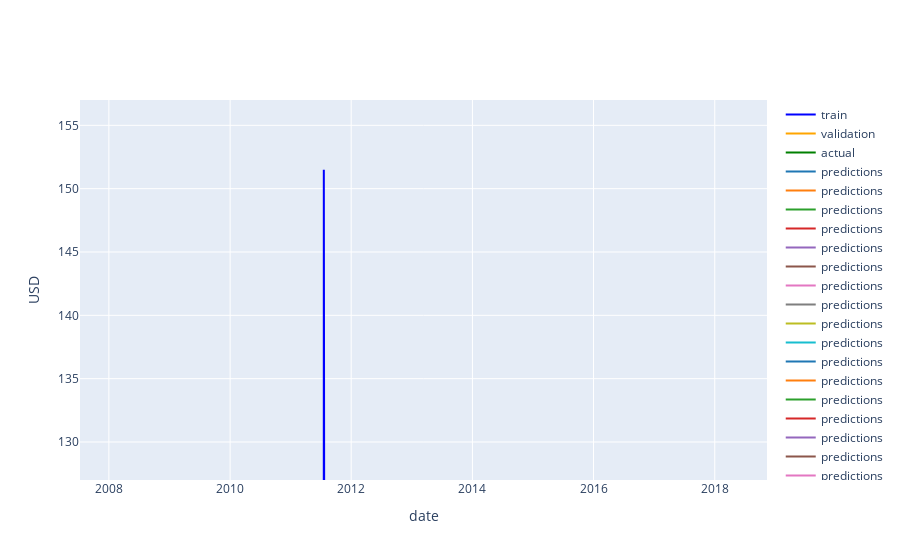

The cell this chart's notebook holds for it:
### Code cell
# Plot validation predictions
fig = go.Figure()

# Add traces
fig.add_trace(go.Scatter(x=train['date'], 
                         y=train['adj_close'],
                         mode='lines',
                         name='train',
                         line=dict(color='blue')))
fig.add_trace(go.Scatter(x=val['date'], 
                         y=val['adj_close'],
                         mode='lines',
                         name='validation',
                         line=dict(color='orange')))
fig.add_trace(go.Scatter(x=test['date'], 
                         y=test['adj_close'],
                         mode='lines',
                         name='actual',
                         line=dict(color='green')))

# Plot the predictions
n = 0
for key in preds_dict:
    fig.add_trace(go.Scatter(x=train_val[key:key+H]['date'], 
                             y=preds_dict[key],
                             mode='lines',
                             name='predictions',
                             line=dict(color=colors[n%len(colors)])))
    n = n + 1

fig.update_layout(yaxis=dict(title='USD'),
                  xaxis=dict(title='date'))
fig.update_xaxes(range=['2007-07-11', '2018-11-12'])
fig.update_yaxes(range=[127, 157])
py.iplot(fig, filename='ForexPricePrediction_v6d_xgboost_val')
